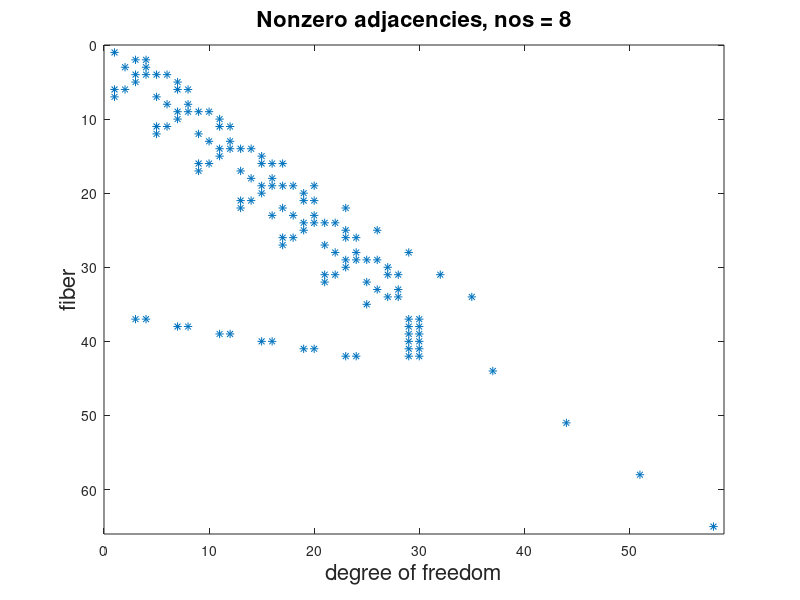
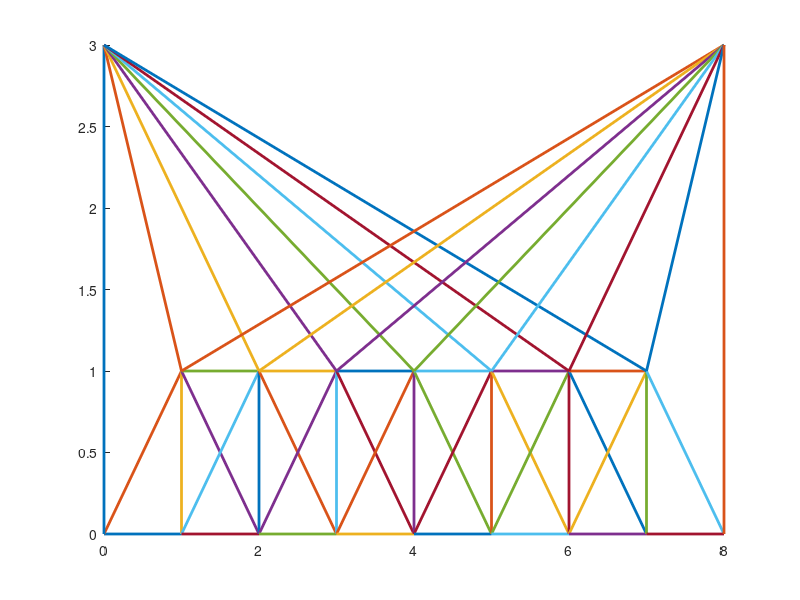

Recreate these plots in MATLAB, in order. (Note: this script raises an error after producing the figures.)
% Minjun Park, CAAM 210, 11/01/15
%
% bridgedriver.m
%
% solve and display a loaded bridge using Gaussian Elimination
%
% usage: bridgedriver(Ea,W,nos)
%
% where: Ea = fiber modulus-times-area
% W = vehicle weight
% nos = number of stages in bridge
%
% example: bridgedriver(1,.01,8);
%
function bridgedriver
close all %close everything before it begins.
Ea=1; %Set thickness (product of Youngs modulus and cross sectional
W=0.05; %Weight of the car
nos=8; %number of stages
bridge(Ea,W,nos) %call bridge
end
function bridge(Ea,W,nos)
close all
m = 5*nos - 5; % number of fibers
n = nos*2; % number of nodes
dof = 2*n; % number of degrees of freedom
s = 1/sqrt(2);
A = zeros(m,dof);
A(1,1) = 1; % build 1st corner
A(2,[3 4]) = [s s];
for i=1:nos-2 % build remaining stages
 hl = 4*(i-1) + 1; % index hor-dof of bottom left node
 A(3+(i-1)*5,[hl+1 hl+3]) = [-1 1];
 A(4+(i-1)*5,[hl+2 hl+3 hl+4 hl+5]) = [-s s s -s];
 A(5+(i-1)*5,[hl+2 hl+6]) = [-1 1];
 A(6+(i-1)*5,[hl hl+1 hl+6 hl+7]) = [-s -s s s];
 A(7+(i-1)*5,[hl hl+4]) = [-1 1];
end
hl = hl + 4;
A(m-2,[hl+1 hl+3]) = [-1 1];
A(m-1,[hl+2 hl+3]) = [-s s];
A(m,hl) = -1;
for i = 0: nos-2
A(16+3*i, 17+3*i)=1; % this is first stylin bridge
A(23+7*i, 16+7*i)=1; % this is first styline bridge
end
for i = 1:nos-2
    startfiber = 5*nos-4+i; % start of the stylin fiber
    A(startfiber, [dof-3 dof-2 3+4*(i-1) 4+4*(i-1)]) = [cos(atan(2/i)) -sin(atan(2/i)) -cos(atan(2/i)) sin(atan(2/i)) ];
    % this forms the rest of tall fibers
end

figure(1) % visualize the adjacencies
spy(A)
xlabel('degree of freedom','fontsize',16)
ylabel('fiber','fontsize',16)
title(['Nonzero adjacencies, nos = ' num2str(nos)],'fontsize',16)
xc = zeros(7*n-5,2);
yc = zeros(7*n-5,2);
xc([1 2],:) = [0 1; 0 1]; % left end
yc([1 2],:) = [0 0; 0 1];
for i=0:nos-3 % construct the coordinates of the undeformed net
 xc(3+i*5:7+i*5,:) = [i+1 i+1; i+1 i+2; i+1 i+2; i+1 i+2; i+1 i+2];

 yc(3+i*5:7+i*5,:) = [0 1; 1 0; 1 1; 0 1; 0 0];
end
xc([m-2:m],:) = [nos-1 nos-1; nos-1 nos; nos-1 nos];
yc([m-2:m],:) = [0 1; 1 0; 0 0];
xc([m+1],:) = [0 0]; % tallest fiber
yc([m+1],:) = [0 3]; % tallest fiber
xc(end,:)= [nos nos]; %last fiber(x coordinate)
yc(end,:)= [0 3]; %last fiber(y coordinate)
for i = 1: nos-1
   xc(m+1+i,:) = [i 0]; %left fibers of pylons(x-coordinate)
   yc(m+1+i,:) = [1 3]; %left fibers of pylons(y-coordinate)
end
for i = 1:nos-1
    xc(end-i,:) = [nos-i nos];%right fibers of pylons(x-coordinate)
    yc(end-i,:) = [1 3];%right fibers of pylons(y-coordinate)
end


figure(2)
line(xc',yc','linewidth',2) % draw the undeformed net
hold on
L = ones(m,1); % fiber lengths
L(2) = 1/s;
for j=1:nos-2,
 L(4+(j-1)*5) = 1/s;
 L(6+(j-1)*5) = 1/s;
end
L(m-1) = 1/s;
k = Ea./L; % the fiber stiffnesses
K = diag(k);
S = A'*K*A; % the mother stiffness matrix
f = zeros(dof,1); % the load on the bridge
for j = 1:nos-1,
 f(2+(j-1)*4) = -W; % downward force at subsequent nodes
 x = gauss(S,f); % using Gaussian elimination
 %x = S\f; % solve for the displacements % replace with gaussian
 X = x(1:2:dof);
 Y = x(2:2:dof);
 dx(1:2,:) = xc(1:2,:) + [0 X(1); 0 X(2)];
 dy(1:2,:) = yc(1:2,:) + [0 Y(1); 0 Y(2)];
 
 
% for i=0:nos-3 % construct the coordinates of the undeformed net
% xc(3+i*5:7+i*5,:) = [i+1 i+1; i+1 i+2; i+1 i+2; i+1 i+2; i+1 i+2];
%
% yc(3+i*5:7+i*5,:) = [0 1; 1 0; 1 1; 0 1; 0 0];
%end
 for i=0:nos-3 % get the deformed coordinates
 dx(3+i*5:7+i*5,:) = xc(3+i*5:7+i*5,:) + [X(1+2*i) X(2+2*i)
 X(2+2*i) X(3+2*i)
 X(2+2*i) X(4+2*i)
 X(1+2*i) X(4+2*i)
 X(1+2*i) X(3+2*i)];
 dy(3+5*i:7+5*i,:) = yc(3+i*5:7+i*5,:) + [Y(1+2*i) Y(2+2*i);
 Y(2+2*i) Y(3+2*i)
 Y(2+2*i) Y(4+2*i)
 Y(1+2*i) Y(4+2*i)
 Y(1+2*i) Y(3+2*i)];
 end
 dx(m+1,:) = xc(m+1,:) + [0 X(m+1)]; %deformed for pylon
 dy(m+1,:) = yc(m+1,:) + [0 Y(m+1)]; %deformed for pylon
 dx(end,:) = xc(end,:) + [0 X(end)]; %last fiber deformed(x coordinate)
 dy(end,:)=  dy(end,:) + [0 Y(end)]; %last fiber deformed(y coordinate)
 for i = 1: nos-1
 dx(m+1+i,:) = xc(m+1+i,:) + X(i); %left fibers of pylons deformed(x-coordinate)
 dy(m+1+i,:) = yc(m+1+i,:) + [1 3]; %left fibers of pylons deformed(y-coordinate)
 end
 for i = 1:nos-1
 dx(end-i,:) = xc(end-i,:) + [nos-i nos];%right fibers of pylons deformed(x-coordinate)
 dy(end-i,:) = yc(end-i,:) + [1 3];%right fibers of pylons deformed(y-coordinate)
 end
 
 dx(m-2:m,:) = xc([m-2:m],:) + [X(end-1) X(end)
 X(end) 0
 X(end-1) 0];
 dy(m-2:m,:) = yc([m-2:m],:) + [Y(end-1) Y(end)
 Y(end) 0
 Y(end-1) 0];
 line(dx',dy','linewidth',2) % draw the deformed net
end
fill([-1 0 1 -1],[0 0 -1 -1],'w') % draw the foundation
fill([nos nos+1 nos+1 nos-1],[0 0 -1 -1],'w')
axis off
return
end

function x = gauss(S,f)
n = length(f);
S = [S f]; % Augment S with f
for k=1:n-1 % k counts columns
    [~, rnum] = max(abs(S(k:n,k))); %maximum number given in the quiz
    rnum = rnum + k - 1;
S([rnum k],:) = S([k rnum],:); % Row Swapping
for i = k+1:size(S,2)-1 
    eq1 = S(k,:); %equation 1
    eq2 = S(i,:); %equation 2
    
    m = eq2(k)/eq1(k); %multipl
    
    eq2 = eq2-m*eq1;
    
    S(i,:) = eq2;
end
f = S(:,end);
S = S(:,1:end-1);
end
% Row Swapping
%S(j,:) = S(j, :) + magicnumber*S(k,:);
x = trisolve(S,f);
end
function trisolve(S,f)
x = zeros(n,1);
x(n) = f(n)/S(n,n);
for j = n-1:-1:1
    tmp = 0;
    for k = j+1:n
        tmp = tmp + S(j,k)*x(k);
    end
    x(j) = (f(j)-tmp)/S(j,j);
end
end


